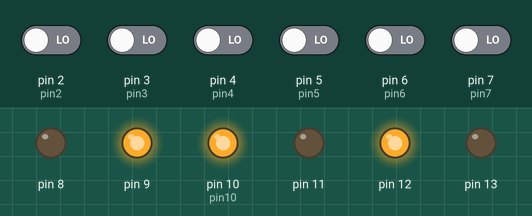
This sketch was run on a simulated Arduino Uno, built with avr-gcc and run on an emulated ATmega328P. On the bench: output pins drawn as LEDs (lit = HIGH). Dashed ring = blinking. The inputs (shaded band) are chosen by the test bench; at power-on: pin 2 (pin2), pin 3 (pin3), pin 4 (pin4), pin 5 (pin5), pin 6 (pin6), pin 7 (pin7) LOW. What the sketch prints to the serial monitor is not drawn.

Above: at 5.3 s.
5.4 s: pin 7 (pin7) driven HIGH
At 7.4 s:
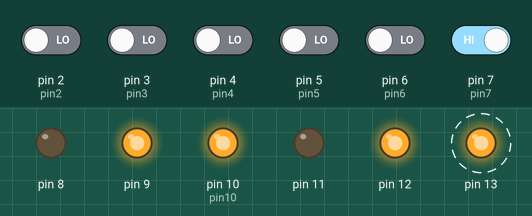
10.0 s: pin 4 (pin4) driven HIGH
11.8 s: pin 2 (pin2) driven HIGH
At 12.4 s:
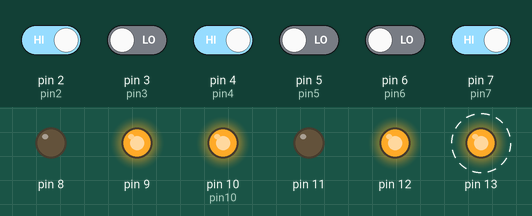
16.0 s: pin 3 (pin3) driven HIGH
20.6 s: pin 5 (pin5) driven HIGH
25.2 s: pin 6 (pin6) driven HIGH
At 25.7 s:
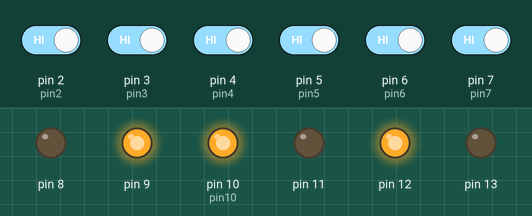
Timing chart, 0 to 28.0 s (numbered marks = the images above; inputs shaded):
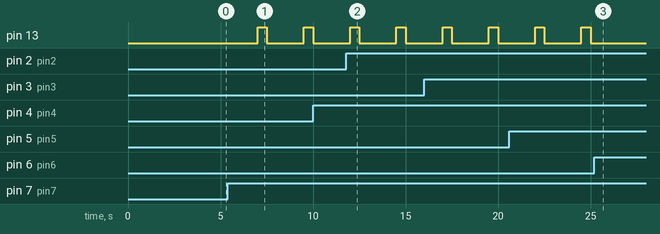

Measured:
- after the input at 5.4 s, pin 13: LOW → HIGH after 1.6 s, → LOW 0.50 s later, → HIGH 2.0 s later
- after the input at 11.8 s, pin 13: alternates HIGH for 0.50 s and LOW for 2.0 s, starting after 0.20 s
- after the input at 25.2 s, pin 13: stays LOW (without the input it goes to HIGH after 1.8 s)

The sketch:

my.ino
```cpp
char cr[]={'a','b','c','d','e','f','g','h','i','j','k','l','m','n','o','p','q','r','s','t','u','v','w','x,','y','z',' ','\n'};
int ar[]={10000,1000,100,10,1,11000,10100,10010,10001,1100,1010,1001,110,11,11100,11010,11001,10110,10101,10011,110,1011.111,11110,11011,10111,1111,11111 };
int pin2=2;
int pin3=3;
int pin4=4;
int pin5=5;
int pin6=6;

//for enabling the mechanism
int pin7=7;

int pin10=10;

//enable initialized to zero
boolean en=false;

void setup(){

  pinMode(8,HIGH);

 pinMode(pin2,INPUT);
 pinMode(pin3,INPUT);
 pinMode(pin4,INPUT);
 pinMode(pin5,INPUT);
 pinMode(pin6,INPUT);
 //enabling pin
 pinMode(pin7,INPUT);

 //output pin
 pinMode(pin10,OUTPUT);
 pinMode(13,OUTPUT);
 pinMode(11,OUTPUT);
 pinMode(12,OUTPUT);
 pinMode(8,OUTPUT);
 pinMode(9,OUTPUT);


 //nh.initNode();
 //nh.advertise(chatter);
 Serial.begin(9600);
 digitalWrite(10,HIGH);
 digitalWrite(11,LOW);
 digitalWrite(12,HIGH);
 digitalWrite(8,LOW);
 digitalWrite(9,HIGH);

 }

void loop()
 {
   digitalWrite(13,LOW);
   delay(2000);

   //Serial.print(en);
   if (digitalRead(7)==HIGH)
   {
     en=!en;
   }//if
   if (digitalRead(7)==HIGH)
   {

     int a,b,c,d,e,f;
     a=!digitalRead(pin2);
     b=!digitalRead(pin3);
     c=!digitalRead(pin4);
     d=!digitalRead(pin5);
     e=!digitalRead(pin6);
     f=a*16+b*8+c*4+d*2+e+64;

     char t=f;
     if (f>64 && f<90)
     {
       Serial.print(t);
       digitalWrite(13,HIGH);
     }
     else if(f==94)
     {
       Serial.print("  ");
       digitalWrite(13,HIGH);
     }
     else if(f==95)
     {
       Serial.print('\n');
       digitalWrite(13,HIGH);
     }
     else if(f==93){
       Serial.print('\b');
       digitalWrite(13,HIGH);
     }

   }
   delay(500);

 }
```
